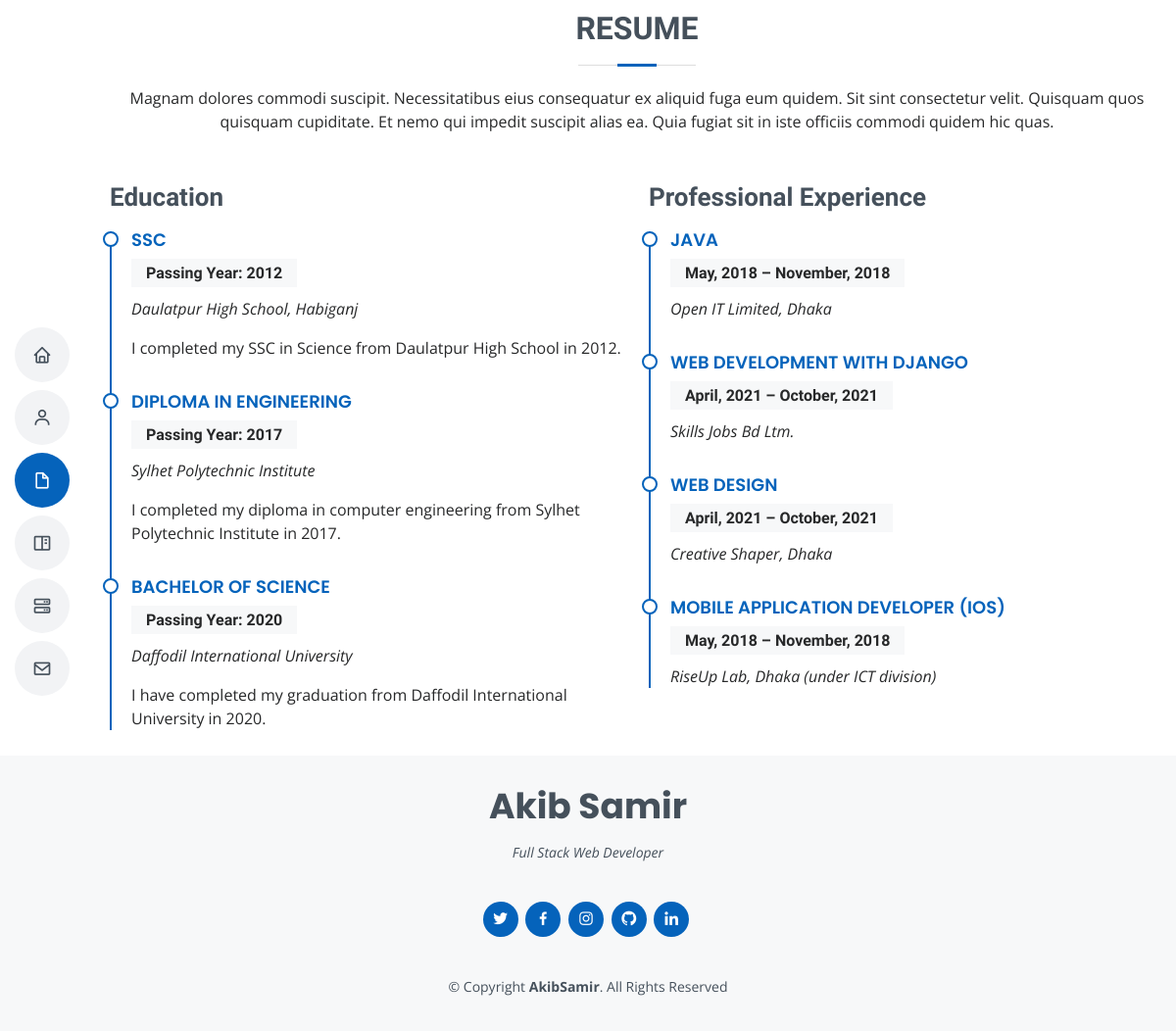
Screenshot of /resume/ with the database file from the repository.
### main/models.py (models this page shows, shortened)
class Education(models.Model):
    course_name = models.CharField(max_length=200, blank=True)
    period = models.CharField(max_length=200, blank=True)
    institute = models.CharField(max_length=200, blank=True)
    description = models.TextField( blank=True)
    class Meta:
        verbose_name_plural = "education"

class Certification(models.Model):
    course_name = models.CharField(max_length=200, blank=True)
    period = models.CharField(max_length=200, blank=True)
    institute = models.CharField(max_length=200, blank=True)
    description = models.TextField( blank=True)
    class Meta:
        verbose_name_plural = "certification"

### main/views.py (the view)
# urls.py: path('resume/', views.resume, name="resume"),
def resume(request):
    educations = Education.objects.all()
    certifications = Certification.objects.all()
    context = {
        'educations':educations,
        'certifications':certifications,
    }
    return render(request, 'resume.html', context=context)

### templates/resume.html (shortened to what this page needs)
{% extends 'base.html' %}
{% block content %}
<main id="main">
    <section id="resume" class="resume">
        <div class="container" data-aos="fade-up">
            <div class="section-title">
                <h2>Resume</h2>
                <p>Magnam dolores commodi suscipit. Necessitatibus eius consequatur ex aliquid fuga eum quidem. Sit sint
                    consectetur velit. Quisquam quos quisquam cupiditate. Et nemo qui impedit suscipit alias ea. Quia
                    fugiat
                    sit
                    in iste officiis commodi quidem hic quas.</p>
            </div>
            <div class="row">
                <div class="col-lg-6">
                    <h3 class="resume-title">Education</h3>
                    {% for education in educations %}
                    <div class="resume-item">
                        <h4>{{education.course_name}}</h4>
                        <h5>Passing Year: {{education.period}}</h5>
                        <p><em>{{education.institute}}</em></p>
                        <p>{{education.description}}</p>
                    </div>
                    {% endfor %}
                </div>
                <div class="col-lg-6">
                    <h3 class="resume-title">Professional Experience</h3>
                    {% for certification in certifications %}
                    <div class="resume-item">
                        <h4>{{certification.course_name}}</h4>
                        <h5>{{certification.period}}</h5>
                        <p><em>{{certification.institute}} </em></p>
                    </div>
                    {% endfor %}
                </div>
            </div>
        </div>
    </section>
</main>
{% endblock %}

### static/css/style.css (style rules this page uses)
body { font-family: "Open Sans", sans-serif; color: #272829; }
h1, h2, h3, h4, h5, h6 { font-family: "Raleway", sans-serif; }
@media (min-width: 992px) { #main { margin-left: 100px; } }
section { padding: 10px 0; overflow: hidden; }
.section-title { text-align: center; padding-bottom: 30px; }
.section-title h2 { font-size: 32px; font-weight: bold; text-transform: uppercase; margin-bottom: 20px; padding-bottom: 20px; position: relative; color: #45505b; }
.section-title h2::before { content: ""; position: absolute; display: block; width: 120px; height: 1px; background: #ddd; bottom: 1px; left: calc(50% - 60px); }
.section-title h2::after { content: ""; position: absolute; display: block; width: 40px; height: 3px; background: #0563bb; bottom: 0; left: calc(50% - 20px); }
.section-title p { margin-bottom: 0; }
.resume .resume-title { font-size: 26px; font-weight: 700; margin-top: 20px; margin-bottom: 20px; color: #45505b; }
.resume .resume-item { padding: 0 0 20px 20px; margin-top: -2px; border-left: 2px solid #0563bb; position: relative; }
.resume .resume-item h4 { line-height: 18px; font-size: 18px; font-weight: 600; text-transform: uppercase; font-family: "Poppins", sans-serif; color: #0563bb; margin-bottom: 10px; }
.resume .resume-item h5 { font-size: 16px; background: #f7f8f9; padding: 5px 15px; display: inline-block; font-weight: 600; margin-bottom: 10px; }
.resume .resume-item:last-child { padding-bottom: 0; }
.resume .resume-item::before { content: ""; position: absolute; width: 16px; height: 16px; border-radius: 50px; left: -9px; top: 0; background: #fff; border: 2px solid #0563bb; }

### rows the page displays
Education: course_name "SSC", period "2012", institute "Daulatpur High School, Habiganj", description "I completed my SSC in Science from Daulatpur High School in 2012."
Education: course_name "DIPLOMA IN ENGINEERING", period "2017", institute "Sylhet Polytechnic Institute", description "I completed my diploma in computer engineering from Sylhet Polytechnic Institute in 2017."
Education: course_name "BACHELOR OF SCIENCE", period "2020", institute "Daffodil International University", description "I have completed my graduation from Daffodil International University in 2020."
Certification: course_name "JAVA", period "May, 2018 – November, 2018", institute "Open IT Limited, Dhaka"
Certification: course_name "WEB DEVELOPMENT WITH DJANGO", period "April, 2021 – October, 2021", institute "Skills Jobs Bd Ltm."
Certification: course_name "WEB DESIGN", period "April, 2021 – October, 2021", institute "Creative Shaper, Dhaka"
Certification: course_name "MOBILE APPLICATION DEVELOPER (IOS)", period "May, 2018 – November, 2018", institute "RiseUp Lab, Dhaka (under ICT division)"
